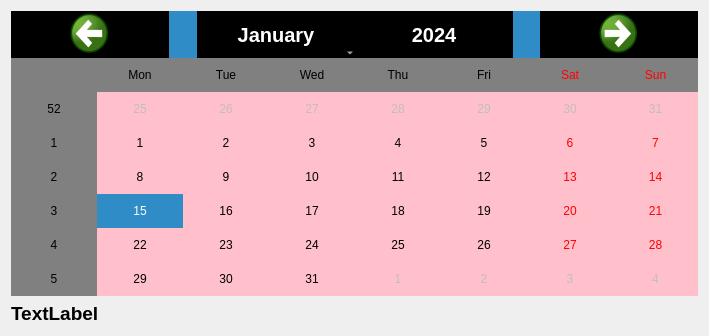
<?xml version="1.0" encoding="UTF-8"?>
<ui version="4.0">
 <class>Dialog</class>
 <widget class="QDialog" name="Dialog">
  <property name="geometry">
   <rect>
    <x>0</x>
    <y>0</y>
    <width>709</width>
    <height>336</height>
   </rect>
  </property>
  <property name="windowTitle">
   <string>z</string>
  </property>
  <layout class="QVBoxLayout" name="verticalLayout_2">
   <item>
    <layout class="QVBoxLayout" name="verticalLayout">
     <item>
      <widget class="QCalendarWidget" name="calendarWidget">
       <property name="styleSheet">
        <string notr="true">QCalendarWidget QToolButton {


height:40px;
width:150px;
color:white;
font-size:20px;
icon-size:56px,56px;
background-color:black;

}

QCalendarWidget QWidget {

alternate-background-color:rgb(128,128,128)



}

QCalendarWidget QAbstractItemView:enabled {

background-color:pink;

}</string>
       </property>
      </widget>
     </item>
     <item>
      <widget class="QLabel" name="label">
       <property name="font">
        <font>
         <pointsize>14</pointsize>
         <bold>true</bold>
        </font>
       </property>
       <property name="text">
        <string>TextLabel</string>
       </property>
      </widget>
     </item>
    </layout>
   </item>
  </layout>
 </widget>
 <resources/>
 <connections/>
</ui>
